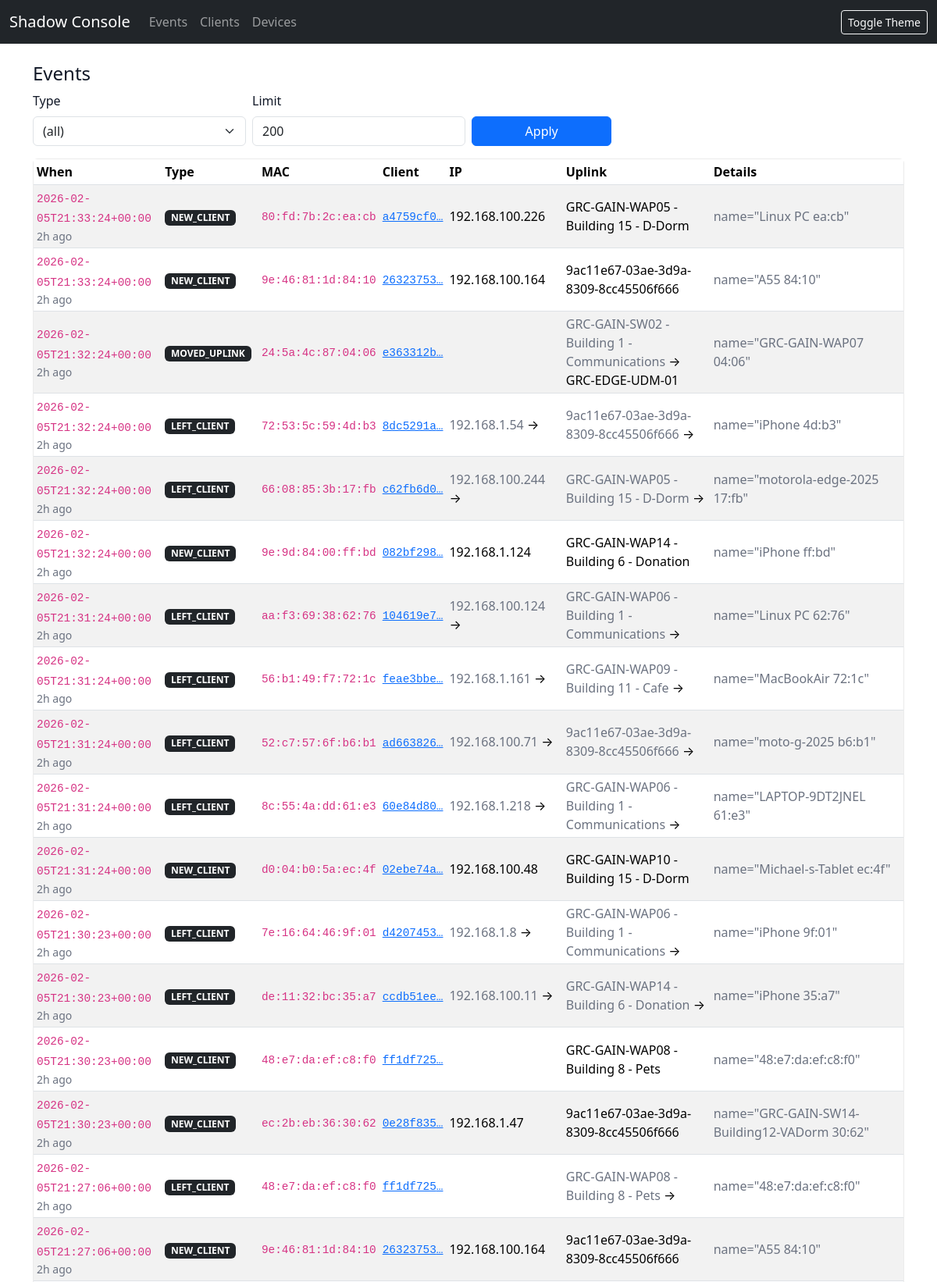
The app's page /events (upper part) with its own data.
### tables this page shows
CREATE TABLE events (
            ts TEXT NOT NULL,
            site_id TEXT NOT NULL,
            event_type TEXT NOT NULL,
            client_id TEXT,
            mac TEXT,
            ip_old TEXT,
            ip_new TEXT,
            uplink_old TEXT,
            uplink_new TEXT,
            details TEXT
        );

### web/app.py (the view)
    @app.route("/events")
    def events():
        limit = min(int(request.args.get("limit", "200")), 2000)
        etype = request.args.get("type", "").strip()
        where = ""
        args: List[Any] = []
        if etype:
            where = "WHERE event_type = ?"
            args.append(etype)
        rows = q(
            f"""
            SELECT rowid, ts, event_type, mac, client_id, ip_old, ip_new, uplink_old, uplink_new, details
            FROM events
            {where}
            ORDER BY rowid DESC
            LIMIT ?;
            """,
            tuple(args + [limit]),
        )
        types = q("SELECT DISTINCT event_type FROM events ORDER BY event_type;")
        return render_template("events.html", events=rows, types=types, selected_type=etype, limit=limit)

### web/templates/events.html (shortened to what this page needs)
{% extends "base.html" %}
{% block content %}
<h1 class="h4">Events</h1>
<form class="row g-2 align-items-end mb-3" method="get">
  <div class="col-md-3">
    <label class="form-label">Type</label>
    <select class="form-select" name="type">
      <option value="">(all)</option>
    </select>
  </div>
  <div class="col-md-3">
    <label class="form-label">Limit</label>
    <input class="form-control" type="number" name="limit" value="{{ limit }}" min="1" max="2000">
  </div>
  <div class="col-md-2">
    <button class="btn btn-primary w-100">Apply</button>
  </div>
</form>
<div class="card">
  <div class="table-responsive">
    <table class="table table-sm table-striped mb-0">
      <thead>
        <tr>
          <th>When</th>
          <th>Type</th>
          <th>MAC</th>
          <th>Client</th>
          <th>IP</th>
          <th>Uplink</th>
          <th>Details</th>
        </tr>
      </thead>
      <tbody>
        {% for e in events %}
        <tr>
          <td><code>{{ e["ts"] }}</code><div class="small text-muted">{{ e["ts"]|age }} ago</div></td>
          <td><span class="badge bg-dark">{{ e["event_type"] }}</span></td>
          <td><code>{{ e["mac"] }}</code></td>
          <td>
            {% if e["client_id"] %}
              <a href="/clients/{{ e['client_id'] }}"><code>{{ e["client_id"][:8] }}…</code></a>
            {% endif %}
          </td>
          <td>
            {% if e["ip_old"] %}<span class="text-muted">{{ e["ip_old"] }}</span> → {% endif %}
            {% if e["ip_new"] %}<span>{{ e["ip_new"] }}</span>{% endif %}
          </td>
          <td>
            {% if e["uplink_old"] %}<span class="text-muted">{{ e["uplink_old"] }}</span> → {% endif %}
            {% if e["uplink_new"] %}<span>{{ e["uplink_new"] }}</span>{% endif %}
          </td>
          <td class="text-muted">{{ e["details"] }}</td>
        </tr>
        {% endfor %}
      </tbody>
    </table>
  </div>
</div>
{% endblock %}

### web/static/style.css (style rules this page uses)
:root[data-theme="light"] { color-scheme: light; }
body { background: var(--sc-bg, #ffffff); color: var(--sc-text, #111827); }
:root[data-theme="light"] { --sc-bg: #ffffff; --sc-text: #111827; --sc-card: #ffffff; --sc-border: rgba(0,0,0,0.08); --sc-muted: #6b7280; }
.card { background: var(--sc-card); border-color: var(--sc-border); }
.text-muted { color: var(--sc-muted) !important; }
code { font-size: 0.9em; }
.table td { vertical-align: middle; }

### records on screen
events: ts "2026-02-05T21:33:24+00:00", ts|age "2h", event_type "NEW_CLIENT", mac "80:fd:7b:2c:ea:cb", client_id "a4759cf0", ip_new "192.168.100.226", uplink_new "GRC-GAIN-WAP05 - Building 15 - D-Dorm", details "name=\"Linux PC ea:cb\""
events: ts "2026-02-05T21:33:24+00:00", ts|age "2h", event_type "NEW_CLIENT", mac "9e:46:81:1d:84:10", client_id "26323753", ip_new "192.168.100.164", uplink_new "9ac11e67-03ae-3d9a-8309-8cc45506f666", details "name=\"A55 84:10\""
events: ts "2026-02-05T21:32:24+00:00", ts|age "2h", event_type "MOVED_UPLINK", mac "24:5a:4c:87:04:06", client_id "e363312b", uplink_old "GRC-GAIN-SW02 - Building 1 - Communications", uplink_new "GRC-EDGE-UDM-01", details "name=\"GRC-GAIN-WAP07 04:06\""
events: ts "2026-02-05T21:32:24+00:00", ts|age "2h", event_type "LEFT_CLIENT", mac "72:53:5c:59:4d:b3", client_id "8dc5291a", ip_old "192.168.1.54", uplink_old "9ac11e67-03ae-3d9a-8309-8cc45506f666", details "name=\"iPhone 4d:b3\""
events: ts "2026-02-05T21:32:24+00:00", ts|age "2h", event_type "LEFT_CLIENT", mac "66:08:85:3b:17:fb", client_id "c62fb6d0", ip_old "192.168.100.244", uplink_old "GRC-GAIN-WAP05 - Building 15 - D-Dorm", details "name=\"motorola-edge-2025 17:fb\""
events: ts "2026-02-05T21:32:24+00:00", ts|age "2h", event_type "NEW_CLIENT", mac "9e:9d:84:00:ff:bd", client_id "082bf298", ip_new "192.168.1.124", uplink_new "GRC-GAIN-WAP14 - Building 6 - Donation", details "name=\"iPhone ff:bd\""
events: ts "2026-02-05T21:31:24+00:00", ts|age "2h", event_type "LEFT_CLIENT", mac "aa:f3:69:38:62:76", client_id "104619e7", ip_old "192.168.100.124", uplink_old "GRC-GAIN-WAP06 - Building 1 - Communications", details "name=\"Linux PC 62:76\""
events: ts "2026-02-05T21:31:24+00:00", ts|age "2h", event_type "LEFT_CLIENT", mac "56:b1:49:f7:72:1c", client_id "feae3bbe", ip_old "192.168.1.161", uplink_old "GRC-GAIN-WAP09 - Building 11 - Cafe", details "name=\"MacBookAir 72:1c\""
events: ts "2026-02-05T21:31:24+00:00", ts|age "2h", event_type "LEFT_CLIENT", mac "52:c7:57:6f:b6:b1", client_id "ad663826", ip_old "192.168.100.71", uplink_old "9ac11e67-03ae-3d9a-8309-8cc45506f666", details "name=\"moto-g-2025 b6:b1\""
events: ts "2026-02-05T21:31:24+00:00", ts|age "2h", event_type "LEFT_CLIENT", mac "8c:55:4a:dd:61:e3", client_id "60e84d80", ip_old "192.168.1.218", uplink_old "GRC-GAIN-WAP06 - Building 1 - Communications", details "name=\"LAPTOP-9DT2JNEL 61:e3\""
events: ts "2026-02-05T21:31:24+00:00", ts|age "2h", event_type "NEW_CLIENT", mac "d0:04:b0:5a:ec:4f", client_id "02ebe74a", ip_new "192.168.100.48", uplink_new "GRC-GAIN-WAP10 - Building 15 - D-Dorm", details "name=\"Michael-s-Tablet ec:4f\""
events: ts "2026-02-05T21:30:23+00:00", ts|age "2h", event_type "LEFT_CLIENT", mac "7e:16:64:46:9f:01", client_id "d4207453", ip_old "192.168.1.8", uplink_old "GRC-GAIN-WAP06 - Building 1 - Communications", details "name=\"iPhone 9f:01\""
events: ts "2026-02-05T21:30:23+00:00", ts|age "2h", event_type "LEFT_CLIENT", mac "de:11:32:bc:35:a7", client_id "ccdb51ee", ip_old "192.168.100.11", uplink_old "GRC-GAIN-WAP14 - Building 6 - Donation", details "name=\"iPhone 35:a7\""
events: ts "2026-02-05T21:30:23+00:00", ts|age "2h", event_type "NEW_CLIENT", mac "48:e7:da:ef:c8:f0", client_id "ff1df725", uplink_new "GRC-GAIN-WAP08 - Building 8 - Pets", details "name=\"48:e7:da:ef:c8:f0\""
events: ts "2026-02-05T21:30:23+00:00", ts|age "2h", event_type "NEW_CLIENT", mac "ec:2b:eb:36:30:62", client_id "0e28f835", ip_new "192.168.1.47", uplink_new "9ac11e67-03ae-3d9a-8309-8cc45506f666", details "name=\"GRC-GAIN-SW14-Building12-VADorm 30:62\""
events: ts "2026-02-05T21:27:06+00:00", ts|age "2h", event_type "LEFT_CLIENT", mac "48:e7:da:ef:c8:f0", client_id "ff1df725", uplink_old "GRC-GAIN-WAP08 - Building 8 - Pets", details "name=\"48:e7:da:ef:c8:f0\""
events: ts "2026-02-05T21:27:06+00:00", ts|age "2h", event_type "NEW_CLIENT", mac "9e:46:81:1d:84:10", client_id "26323753", ip_new "192.168.100.164", uplink_new "9ac11e67-03ae-3d9a-8309-8cc45506f666", details "name=\"A55 84:10\""
